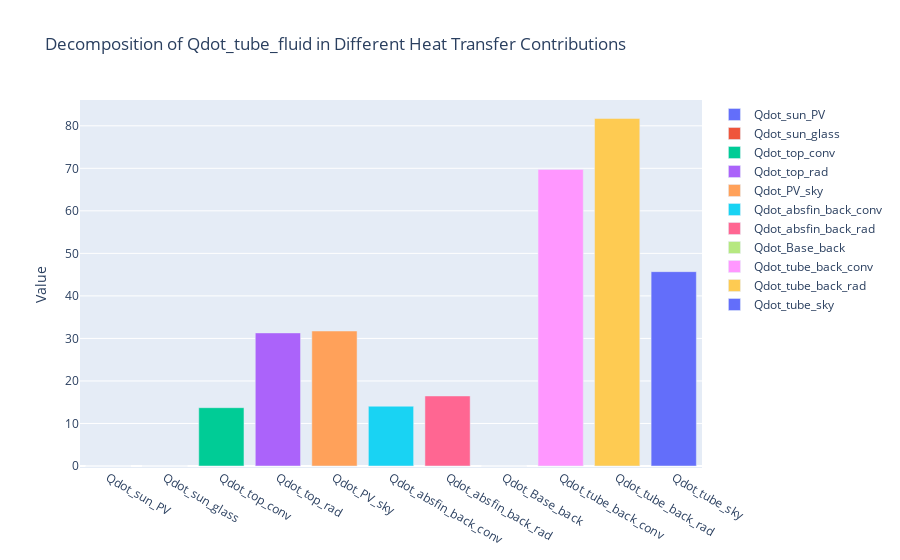

Notebook code cell kept with this figure:
### Code cell
ht_signs = {'Qdot_sun_PV': 1, 'Qdot_sun_glass': 1, 'Qdot_top_conv': -1, 'Qdot_top_rad': -1, 'Qdot_PV_sky': -1, 'Qdot_absfin_back_conv': -1, 'Qdot_absfin_back_rad': -1, 'Qdot_Base_back': -1, 'Qdot_tube_back_conv': -1, 'Qdot_tube_back_rad': -1, 'Qdot_tube_sky': -1}
ht_labels = ['Qdot_sun_PV', 'Qdot_sun_glass', 'Qdot_top_conv', 'Qdot_top_rad', 'Qdot_PV_sky', 'Qdot_absfin_back_conv', 'Qdot_absfin_back_rad', 'Qdot_Base_back', 'Qdot_tube_back_conv', 'Qdot_tube_back_rad', 'Qdot_tube_sky']
data = {key: ht_signs[key] * df_one[key].values[0] for key in ht_labels}

# Création du graphique en barres
fig = go.Figure()

# Ajout de chaque barre sur le graphique
for key, value in data.items():
    fig.add_trace(go.Bar(x=[key], y=[value], name=key))

# Ajout des annotations sous chaque barre
for i, key in enumerate(data.keys()):
    fig.add_annotation(
        x=key,
        y=data[key],
        text="",
        showarrow=False,
    )

# Personnalisation du titre et des étiquettes
fig.update_layout(
    title="Decomposition of Qdot_tube_fluid in Different Heat Transfer Contributions",
    yaxis_title="Value",
    barmode="group"  # Pour afficher les barres côte à côte
)

# Affichage du graphique
fig.show()

### Figure 1 — Plotly figure (JSON) as saved in the notebook; plotly's stock layout.template omitted (floating-point values rounded to 4 significant figures)
{"data": [{"name": "Qdot_sun_PV", "type": "bar", "x": ["Qdot_sun_PV"], "y": [0]}, {"name": "Qdot_sun_glass", "type": "bar", "x": ["Qdot_sun_glass"], "y": [0]}, {"name": "Qdot_top_conv", "type": "bar", "x": ["Qdot_top_conv"], "y": [13.71]}, {"name": "Qdot_top_rad", "type": "bar", "x": ["Qdot_top_rad"], "y": [31.3]}, {"name": "Qdot_PV_sky", "type": "bar", "x": ["Qdot_PV_sky"], "y": [31.74]}, {"name": "Qdot_absfin_back_conv", "type": "bar", "x": ["Qdot_absfin_back_conv"], "y": [14.06]}, {"name": "Qdot_absfin_back_rad", "type": "bar", "x": ["Qdot_absfin_back_rad"], "y": [16.47]}, {"name": "Qdot_Base_back", "type": "bar", "x": ["Qdot_Base_back"], "y": [0]}, {"name": "Qdot_tube_back_conv", "type": "bar", "x": ["Qdot_tube_back_conv"], "y": [69.75]}, {"name": "Qdot_tube_back_rad", "type": "bar", "x": ["Qdot_tube_back_rad"], "y": [81.74]}, {"name": "Qdot_tube_sky", "type": "bar", "x": ["Qdot_tube_sky"], "y": [45.7]}], "layout": {"annotations": [{"showarrow": false, "text": "", "x": "Qdot_sun_PV", "y": 0}, {"showarrow": false, "text": "", "x": "Qdot_sun_glass", "y": 0}, {"showarrow": false, "text": "", "x": "Qdot_top_conv", "y": 13.71}, {"showarrow": false, "text": "", "x": "Qdot_top_rad", "y": 31.3}, {"showarrow": false, "text": "", "x": "Qdot_PV_sky", "y": 31.74}, {"showarrow": false, "text": "", "x": "Qdot_absfin_back_conv", "y": 14.06}, {"showarrow": false, "text": "", "x": "Qdot_absfin_back_rad", "y": 16.47}, {"showarrow": false, "text": "", "x": "Qdot_Base_back", "y": 0}, {"showarrow": false, "text": "", "x": "Qdot_tube_back_conv", "y": 69.75}, {"showarrow": false, "text": "", "x": "Qdot_tube_back_rad", "y": 81.74}, {"showarrow": false, "text": "", "x": "Qdot_tube_sky", "y": 45.7}], "barmode": "group", "title": {"text": "Decomposition of Qdot_tube_fluid in Different Heat Transfer Contributions"}, "yaxis": {"title": {"text": "Value"}}}}
